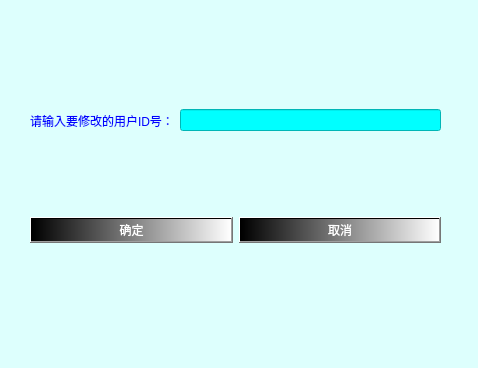
<?xml version="1.0" encoding="UTF-8"?>
<ui version="4.0">
 <class>ModifyUser</class>
 <widget class="QDialog" name="ModifyUser">
  <property name="geometry">
   <rect>
    <x>0</x>
    <y>0</y>
    <width>478</width>
    <height>368</height>
   </rect>
  </property>
  <property name="windowTitle">
   <string>ModifyUser</string>
  </property>
  <property name="windowIcon">
   <iconset>
    <normaloff>../My_ECG _V1.4/pic/modifyuser.png</normaloff>../My_ECG _V1.4/pic/modifyuser.png</iconset>
  </property>
  <property name="styleSheet">
   <string notr="true">background-color: rgb(221, 255, 253);</string>
  </property>
  <widget class="QWidget" name="horizontalLayoutWidget">
   <property name="geometry">
    <rect>
     <x>30</x>
     <y>60</y>
     <width>411</width>
     <height>121</height>
    </rect>
   </property>
   <layout class="QHBoxLayout" name="horizontalLayout">
    <item>
     <widget class="QLabel" name="label">
      <property name="styleSheet">
       <string notr="true">color: rgb(0, 0, 255);</string>
      </property>
      <property name="text">
       <string>请输入要修改的用户ID号：</string>
      </property>
     </widget>
    </item>
    <item>
     <widget class="QLineEdit" name="ModifyUserLineEdit">
      <property name="styleSheet">
       <string notr="true">background-color: rgb(0, 255, 255);</string>
      </property>
     </widget>
    </item>
   </layout>
  </widget>
  <widget class="QWidget" name="horizontalLayoutWidget_2">
   <property name="geometry">
    <rect>
     <x>30</x>
     <y>190</y>
     <width>411</width>
     <height>81</height>
    </rect>
   </property>
   <layout class="QHBoxLayout" name="horizontalLayout_2">
    <item>
     <widget class="QPushButton" name="ModifyUserOkPushBt">
      <property name="styleSheet">
       <string notr="true">background-color: qlineargradient(spread:pad, x1:0, y1:0, x2:1, y2:0, stop:0 rgba(0, 0, 0, 255), stop:1 rgba(255, 255, 255, 255));
color: rgb(255, 255, 255);</string>
      </property>
      <property name="text">
       <string>确定</string>
      </property>
     </widget>
    </item>
    <item>
     <widget class="QPushButton" name="ModifyUserCanclePushBt">
      <property name="styleSheet">
       <string notr="true">background-color: qlineargradient(spread:pad, x1:0, y1:0, x2:1, y2:0, stop:0 rgba(0, 0, 0, 255), stop:1 rgba(255, 255, 255, 255));
color: rgb(255, 255, 255);</string>
      </property>
      <property name="text">
       <string>取消</string>
      </property>
     </widget>
    </item>
   </layout>
  </widget>
 </widget>
 <resources/>
 <connections/>
</ui>
